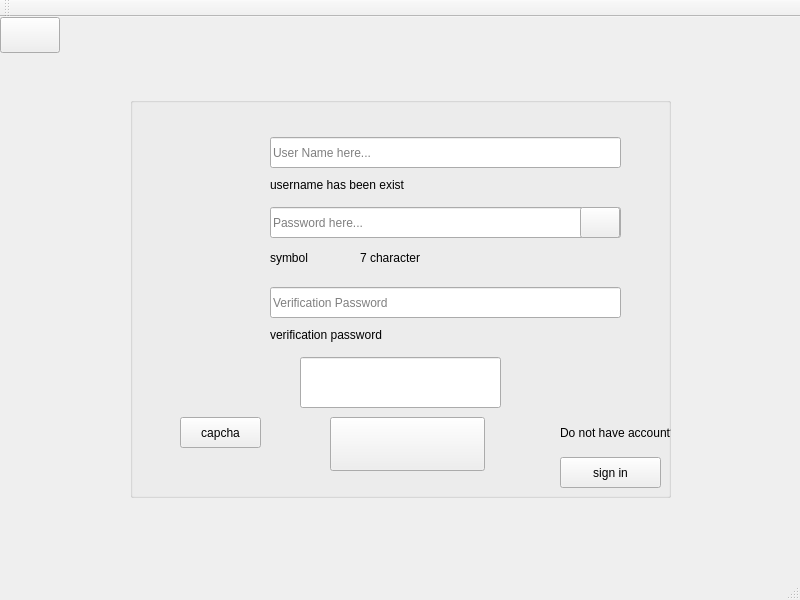
<?xml version="1.0" encoding="UTF-8"?>
<ui version="4.0">
 <class>page2_login</class>
 <widget class="QMainWindow" name="page2_login">
  <property name="geometry">
   <rect>
    <x>0</x>
    <y>0</y>
    <width>800</width>
    <height>600</height>
   </rect>
  </property>
  <property name="baseSize">
   <size>
    <width>800</width>
    <height>600</height>
   </size>
  </property>
  <property name="windowTitle">
   <string>MainWindow</string>
  </property>
  <widget class="QWidget" name="centralwidget">
   <widget class="QGroupBox" name="groupBox">
    <property name="geometry">
     <rect>
      <x>130</x>
      <y>80</y>
      <width>541</width>
      <height>401</height>
     </rect>
    </property>
    <property name="title">
     <string/>
    </property>
    <widget class="QLineEdit" name="username_lineEdit">
     <property name="geometry">
      <rect>
       <x>140</x>
       <y>40</y>
       <width>351</width>
       <height>31</height>
      </rect>
     </property>
     <property name="placeholderText">
      <string>User Name here...</string>
     </property>
    </widget>
    <widget class="QLineEdit" name="Password_lineEdit">
     <property name="geometry">
      <rect>
       <x>140</x>
       <y>110</y>
       <width>351</width>
       <height>31</height>
      </rect>
     </property>
     <property name="placeholderText">
      <string>Password here...</string>
     </property>
    </widget>
    <widget class="QLineEdit" name="Verification_Password_lineEdit">
     <property name="geometry">
      <rect>
       <x>140</x>
       <y>190</y>
       <width>351</width>
       <height>31</height>
      </rect>
     </property>
     <property name="placeholderText">
      <string>Verification Password</string>
     </property>
    </widget>
    <widget class="QPushButton" name="signin_pushButton">
     <property name="geometry">
      <rect>
       <x>430</x>
       <y>360</y>
       <width>101</width>
       <height>31</height>
      </rect>
     </property>
     <property name="text">
      <string>sign in</string>
     </property>
    </widget>
    <widget class="QLabel" name="Question_label">
     <property name="geometry">
      <rect>
       <x>430</x>
       <y>320</y>
       <width>131</width>
       <height>31</height>
      </rect>
     </property>
     <property name="text">
      <string>Do not have account?</string>
     </property>
    </widget>
    <widget class="QLabel" name="capcha_label">
     <property name="geometry">
      <rect>
       <x>20</x>
       <y>260</y>
       <width>131</width>
       <height>51</height>
      </rect>
     </property>
     <property name="font">
      <font>
       <pointsize>20</pointsize>
      </font>
     </property>
     <property name="text">
      <string/>
     </property>
    </widget>
    <widget class="QPushButton" name="capcha_pushButton">
     <property name="geometry">
      <rect>
       <x>50</x>
       <y>320</y>
       <width>81</width>
       <height>31</height>
      </rect>
     </property>
     <property name="text">
      <string>capcha</string>
     </property>
    </widget>
    <widget class="QLineEdit" name="capcha_lineEdit">
     <property name="geometry">
      <rect>
       <x>170</x>
       <y>260</y>
       <width>201</width>
       <height>51</height>
      </rect>
     </property>
    </widget>
    <widget class="QPushButton" name="next_pushButton">
     <property name="geometry">
      <rect>
       <x>200</x>
       <y>320</y>
       <width>155</width>
       <height>54</height>
      </rect>
     </property>
     <property name="baseSize">
      <size>
       <width>150</width>
       <height>50</height>
      </size>
     </property>
     <property name="text">
      <string/>
     </property>
    </widget>
    <widget class="QPushButton" name="showhide_pushButton">
     <property name="geometry">
      <rect>
       <x>450</x>
       <y>110</y>
       <width>40</width>
       <height>31</height>
      </rect>
     </property>
     <property name="text">
      <string/>
     </property>
    </widget>
    <widget class="QLabel" name="symbol_label">
     <property name="geometry">
      <rect>
       <x>140</x>
       <y>150</y>
       <width>121</width>
       <height>21</height>
      </rect>
     </property>
     <property name="styleSheet">
      <string notr="true">color: rgb(0, 0, 0);</string>
     </property>
     <property name="text">
      <string>symbol</string>
     </property>
    </widget>
    <widget class="QLabel" name="character_label">
     <property name="geometry">
      <rect>
       <x>230</x>
       <y>150</y>
       <width>90</width>
       <height>21</height>
      </rect>
     </property>
     <property name="text">
      <string>7 character</string>
     </property>
    </widget>
    <widget class="QLabel" name="verification_label">
     <property name="geometry">
      <rect>
       <x>140</x>
       <y>230</y>
       <width>141</width>
       <height>16</height>
      </rect>
     </property>
     <property name="text">
      <string>verification password</string>
     </property>
    </widget>
    <widget class="QLabel" name="check_username_label">
     <property name="geometry">
      <rect>
       <x>140</x>
       <y>80</y>
       <width>171</width>
       <height>16</height>
      </rect>
     </property>
     <property name="text">
      <string>username has been exist</string>
     </property>
    </widget>
    <widget class="QLabel" name="label">
     <property name="geometry">
      <rect>
       <x>140</x>
       <y>-80</y>
       <width>800</width>
       <height>600</height>
      </rect>
     </property>
     <property name="baseSize">
      <size>
       <width>800</width>
       <height>600</height>
      </size>
     </property>
     <property name="text">
      <string/>
     </property>
    </widget>
    <zorder>label</zorder>
    <zorder>username_lineEdit</zorder>
    <zorder>Password_lineEdit</zorder>
    <zorder>Verification_Password_lineEdit</zorder>
    <zorder>signin_pushButton</zorder>
    <zorder>Question_label</zorder>
    <zorder>capcha_label</zorder>
    <zorder>capcha_pushButton</zorder>
    <zorder>capcha_lineEdit</zorder>
    <zorder>next_pushButton</zorder>
    <zorder>showhide_pushButton</zorder>
    <zorder>symbol_label</zorder>
    <zorder>character_label</zorder>
    <zorder>verification_label</zorder>
    <zorder>check_username_label</zorder>
   </widget>
   <widget class="QPushButton" name="back_pushButton">
    <property name="geometry">
     <rect>
      <x>0</x>
      <y>0</y>
      <width>60</width>
      <height>36</height>
     </rect>
    </property>
    <property name="text">
     <string/>
    </property>
   </widget>
  </widget>
  <widget class="QMenuBar" name="menubar">
   <property name="geometry">
    <rect>
     <x>0</x>
     <y>0</y>
     <width>800</width>
     <height>20</height>
    </rect>
   </property>
  </widget>
  <widget class="QStatusBar" name="statusbar"/>
  <widget class="QToolBar" name="toolBar">
   <property name="windowTitle">
    <string>toolBar</string>
   </property>
   <attribute name="toolBarArea">
    <enum>TopToolBarArea</enum>
   </attribute>
   <attribute name="toolBarBreak">
    <bool>false</bool>
   </attribute>
  </widget>
 </widget>
 <resources/>
 <connections/>
</ui>
